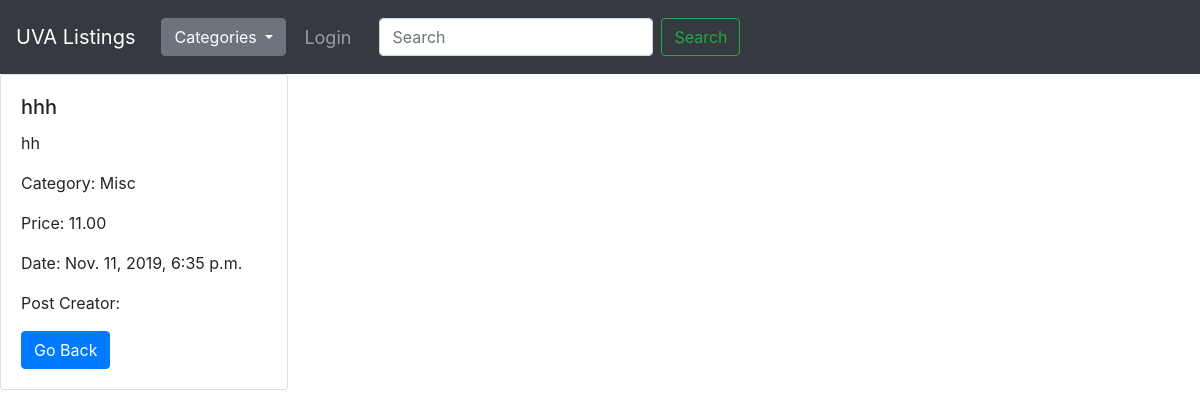
The page /posts/9/ on the database its author committed.
### posts/models.py (models this page shows, shortened)
class Post(models.Model):
    titleText = models.CharField(max_length=200)
    description = models.CharField(max_length=200)
    creation_date = models.DateTimeField(auto_now=True)
    Electronics = 'Electronics'
    Services = 'Services'
    Miscellaneous = 'Misc'
    Housing = 'Housing'
    Food = 'Food'
    Community = 'Community'
    Textbooks = 'Textbooks'
    Tutoring = 'Tutoring'
    Clothes = 'Clothes'
    CategoryChoices = [
    (Electronics, 'Electronics'),
    (Services, 'Services'),
    (Miscellaneous, 'Miscellaneous'),
    (Housing, 'Housing'),
    (Food, 'Food'),
    (Community, 'Community'),
    (Textbooks, 'Textbooks'),
    (Tutoring, 'Tutoring'),
    (Clothes, 'Clothes'),
    ]
    category = models.CharField(max_length=200, choices=CategoryChoices, default=Miscellaneous)
    price = models.DecimalField(max_digits=6, decimal_places=2)
    user = models.ForeignKey(User, on_delete=models.CASCADE, default=Default_id)
    upload = models.OneToOneField(Photo,on_delete=models.DO_NOTHING)

### posts/views.py (the view)
# urls.py: path('<int:pk>/', views.PostDetailView.as_view(), name='detail'),
class PostDetailView(generic.DetailView):
    model = Post
    template_name = 'posts/detail.html'
    def get_queryset(self):
        return Post.objects.filter(creation_date__lte=timezone.now())

### posts/templates/posts/detail.html
{% include "header.html" %}
<div class="card" style="width: 18rem;">
    <div class="card-body">
      <h5 class="card-title">{{ post.titleText }}</h5>
      <p class="card-text">{{ post.description }}</p>
      <p class="card-text">Category: {{ post.category }}</p>
      <p class="card-text">Price: {{ post.price }}</p>
      <p class="card-text">Date: {{ post.creation_date }}</p>
      <p class="card-text"> Post Creator: <a href= "mailto: {{post.user.email}}">{{post.user.email}}</a></p>
      <a href="/posts" class="btn btn-primary">Go Back</a>
    </div>
  </div>

### rows shown on the page
Post: titleText "hhh", description "hh", category "Misc", price "11.00", creation_date "Nov. 11, 2019, 6:35 p.m."
